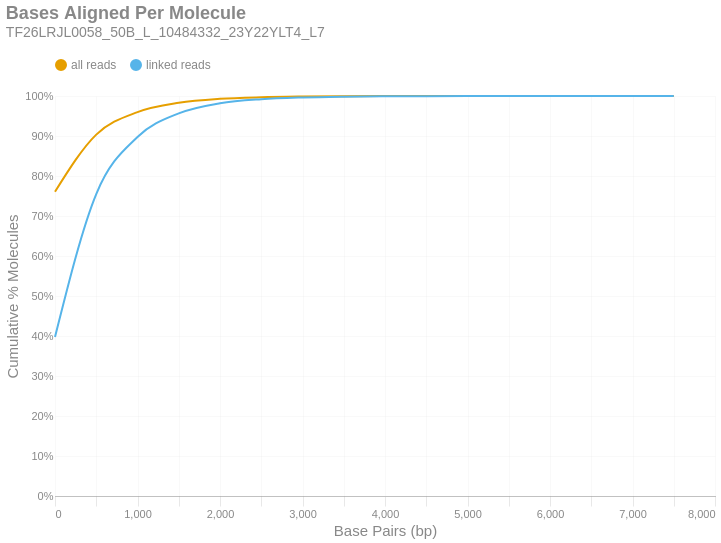

This figure's notebook cell:
### Markdown cell above
### Bases Aligned Per Molecule
This is a cumulative frequency distribution showing the number of base pairs aligned per unique molecule. These data are shown in 500 bp bins. There are two distributions: one with `all reads` (yellow) and another with only `linked reads` (blue). The percent of molecules in the `linked reads` distribution is relative to the total number of linked molecules.

### Code cell
if SKIPLR:
    print_html(f"Skipped")
else:
    binned_df = consolidated_hist(valids['aligned_bp'], mask, 500, True)
    with SafeRender(binned_df):
        (
            density_plot(binned_df, 'Bases Aligned Per Molecule', samplename, 'basesper')
            .encode(
                x=alt.X('bin:Q', title="Base Pairs (bp)").axis(tickMinStep=500).scale(padding=0),
                y=alt.Y('value:Q', title='Cumulative % Molecules')
                    .axis(format='%')
                    .scale(domain = [0,1])
                    .stack(False),
                color=alt.Color("key:N").scale(domain = ["all reads", "linked reads"]),
                tooltip = [
                    alt.Tooltip("key:N", title = "Data Type"),
                    alt.Tooltip("range_label:N", title="Bases Aligned Per Molecule"),
                    alt.Tooltip("value:Q", format = ".2%", title="% Molecules (Cum.)")
                ]
            )
        ).display()

### Figure 1 — Vega-Lite specification as saved in the notebook (floating-point values rounded to 4 significant figures)
{"width": "container", "height": 400, "config": {"title": {"anchor": "start", "dy": -15, "fontSize": 18, "color": "#888888", "subtitleColor": "#888888", "subtitleFontSize": 14}, "arc": {"fill": "#0072B2"}, "axis": {"domainColor": "#888888", "domainWidth": 0.5, "gridWidth": 0.2, "grid": false, "titleFontWeight": 400, "titleFontSize": 15, "labelFontSize": 11, "labelColor": "#888888", "tickColor": "#888888", "tickWidth": 0.2, "titleColor": "#888888"}, "axisBand": {"grid": false}, "axisX": {"grid": true, "tickSize": 10, "domainCap": "round"}, "axisY": {"domain": false, "grid": true, "tickSize": 0, "domainCap": "round"}, "background": "transparent", "header": {"labelFontSize": 15, "labelColor": "#888888", "titleFontSize": 15, "titleFontWeight": 600, "titleColor": "#888888"}, "legend": {"labelFont": "sans-serif", "labelFontSize": 12, "labelColor": "#888888", "symbolSize": 100, "symbolType": "circle", "titleFontSize": 12, "titlePadding": 10, "titleColor": "#888888", "title": null, "orient": "top"}, "range": {"category": ["#E69F00", "#56B4E9", "#009E73", "#F0E442", "#0072B2", "#D55E00", "#CC79A7", "#000000"], "diverging": ["#cfe8f3", "#a2d4ec", "#73bfe2", "#46abdb", "#1696d2", "#12719e"]}, "area": {"fill": "#0072B2", "fillOpacity": 0.7, "line": true, "strokeOpacity": 0.7}, "line": {"color": "#0072B2", "stroke": "#0072B2", "strokeWidth": 2}, "trail": {"color": "#0072B2", "stroke": "#0072B2", "strokeWidth": 0, "size": 1}, "point": {"filled": true, "fillOpacity": 1.0, "size": 95}, "text": {"color": "#888888", "fontSize": 11, "align": "right", "fontWeight": 400, "size": 11}, "bar": {"fill": "#0072B2", "stroke": null}, "view": {"stroke": null, "continuousWidth": 660, "continuousHeight": 400}}, "data": {"name": "data-afd3aae6366fd7b27fd42f3132ffb09f"}, "mark": {"type": "line", "interpolate": "monotone", "point": {"opacity": 0, "size": 275}}, "encoding": {"color": {"field": "key", "scale": {"domain": ["all reads", "linked reads"]}, "type": "nominal"}, "tooltip": [{"field": "key", "title": "Data Type", "type": "nominal"}, {"field": "range_label", "title": "Bases Aligned Per Molecule", "type": "nominal"}, {"field": "value", "format": ".2%", "title": "% Molecules (Cum.)", "type": "quantitative"}], "x": {"axis": {"tickMinStep": 500}, "field": "bin", "scale": {"padding": 0}, "title": "Base Pairs (bp)", "type": "quantitative"}, "y": {"axis": {"format": "%"}, "field": "value", "scale": {"domain": [0, 1]}, "stack": false, "title": "Cumulative % Molecules", "type": "quantitative"}}, "params": [{"name": "param_c36ac31b6afebe62", "select": {"type": "point", "fields": ["key"]}, "bind": "legend"}], "title": {"text": "Bases Aligned Per Molecule", "subtitle": "TF26LRJL0058_50B_L_10484332_23Y22YLT4_L7"}, "transform": [{"fold": ["all reads (cumsum)", "linked reads (cumsum)"]}, {"calculate": "replace(datum.key, ' (cumsum)', '')", "as": "key"}, {"filter": {"param": "param_c36ac31b6afebe62"}}], "usermeta": {"embedOptions": {"downloadFileName": "TF26LRJL0058_50B_L_10484332_23Y22YLT4_L7.basesper"}}, "$schema": "https://vega.github.io/schema/vega-lite/v6.4.1.json", "datasets": {"data-afd3aae6366fd7b27fd42f3132ffb09f": [{"bin": "0.0", "interval": "0.0-500.0", "all reads": 0.7607, "linked reads": 0.3976, "all reads (cumsum)": 0.7607, "linked reads (cumsum)": 0.3976, "range_label": "0-499"}, {"bin": "500.0", "interval": "500.0-1000.0", "all reads": 0.1427, "linked reads": 0.3573, "all reads (cumsum)": 0.9035, "linked reads (cumsum)": 0.7549, "range_label": "500-999"}, {"bin": "1000.0", "interval": "1000.0-1500.0", "all reads": 0.05623, "linked reads": 0.1427, "all reads (cumsum)": 0.9597, "linked reads (cumsum)": 0.8976, "range_label": "1000-1499"}, {"bin": "1500.0", "interval": "1500.0-2000.0", "all reads": 0.02321, "linked reads": 0.05899, "all reads (cumsum)": 0.9829, "linked reads (cumsum)": 0.9566, "range_label": "1500-1999"}, {"bin": "2000.0", "interval": "2000.0-2500.0", "all reads": 0.009944, "linked reads": 0.02528, "all reads (cumsum)": 0.9929, "linked reads (cumsum)": 0.9819, "range_label": "2000-2499"}, {"bin": "2500.0", "interval": "2500.0-3000.0", "all reads": 0.003986, "linked reads": 0.01013, "all reads (cumsum)": 0.9969, "linked reads (cumsum)": 0.992, "range_label": "2500-2999"}, {"bin": "3000.0", "interval": "3000.0-3500.0", "all reads": 0.001718, "linked reads": 0.004368, "all reads (cumsum)": 0.9986, "linked reads (cumsum)": 0.9964, "range_label": "3000-3499"}, {"bin": "3500.0", "interval": "3500.0-4000.0", "all reads": 0.0007863, "linked reads": 0.001999, "all reads (cumsum)": 0.9994, "linked reads (cumsum)": 0.9984, "range_label": "3500-3999"}, {"bin": "4000.0", "interval": "4000.0-4500.0", "all reads": 0.0003543, "linked reads": 0.0009007, "all reads (cumsum)": 0.9997, "linked reads (cumsum)": 0.9993, "range_label": "4000-4499"}, {"bin": "4500.0", "interval": "4500.0-5000.0", "all reads": 0.0001597, "linked reads": 0.000406, "all reads (cumsum)": 0.9999, "linked reads (cumsum)": 0.9997, "range_label": "4500-4999"}, {"bin": "5000.0", "interval": "5000.0-5500.0", "all reads": 7.404e-05, "linked reads": 0.0001882, "all reads (cumsum)": 0.9999, "linked reads (cumsum)": 0.9999, "range_label": "5000-5499"}, {"bin": "5500.0", "interval": "5500.0-6000.0", "all reads": 2.753e-05, "linked reads": 7e-05, "all reads (cumsum)": 1.0, "linked reads (cumsum)": 0.9999, "range_label": "5500-5999"}, {"bin": "6000.0", "interval": "6000.0-6500.0", "all reads": 1.53e-05, "linked reads": 3.889e-05, "all reads (cumsum)": 1.0, "linked reads (cumsum)": 1.0, "range_label": "6000-6499"}, {"bin": "6500.0", "interval": "6500.0-7000.0", "all reads": 6.731e-06, "linked reads": 1.711e-05, "all reads (cumsum)": 1.0, "linked reads (cumsum)": 1.0, "range_label": "6500-6999"}, {"bin": "7000.0", "interval": "7000.0-7500.0", "all reads": 2.448e-06, "linked reads": 6.222e-06, "all reads (cumsum)": 1.0, "linked reads (cumsum)": 1.0, "range_label": "7000-7499"}, {"bin": "7500.0", "interval": "7500.0-8000.0", "all reads": 6.119e-07, "linked reads": 1.556e-06, "all reads (cumsum)": 1.0, "linked reads (cumsum)": 1.0, "range_label": "7500-7999"}]}}
